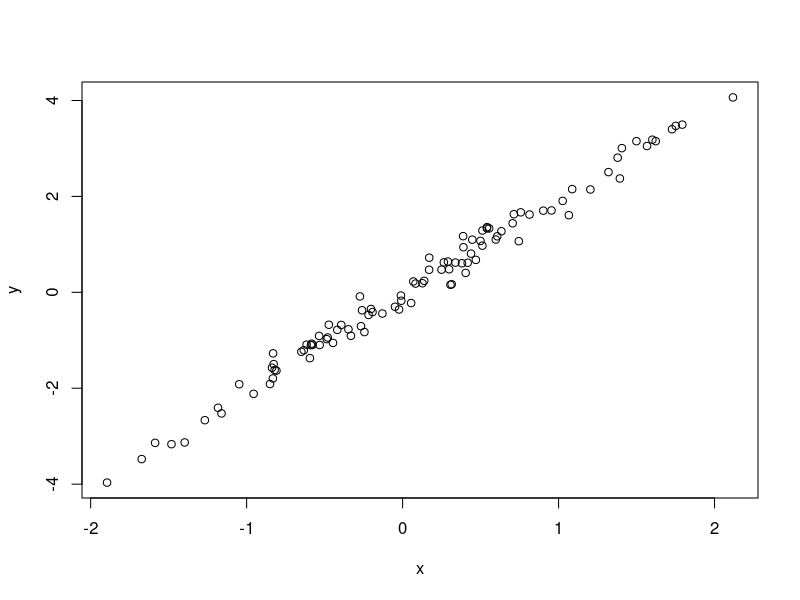

Generate this figure with R:
# Simulate and plot data
# Emily Fule
# efuel@email.arizona.edu
# 2022-01-31

# Simulate predictor variable
x <- rnorm(n = 100)
# Simulate response variable with some noise
y <- 2 * x + rnorm(n = 100, sd = 0.2)

# Plot the data
plot(x = x, y = y)